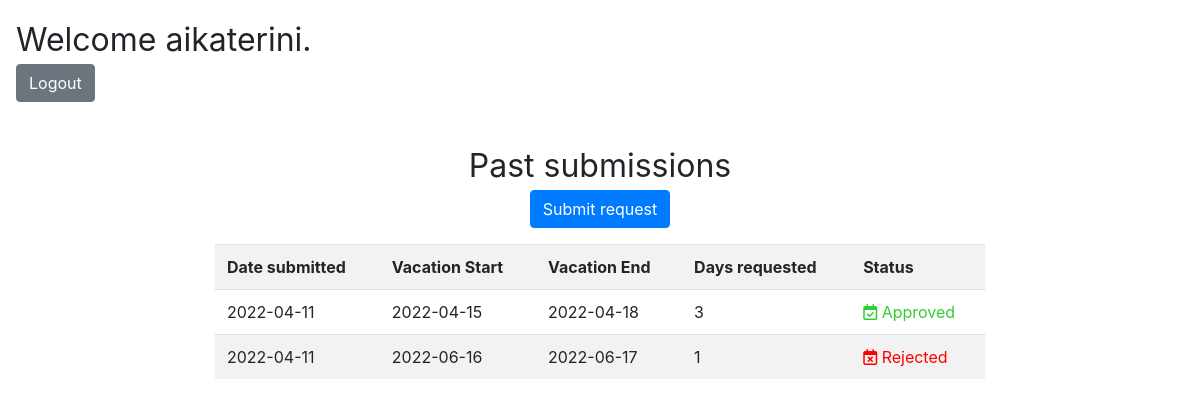
Screenshot of /employees/dashboard.php (signed in) with the database file from the repository.
### tables this page shows
CREATE TABLE `submissions` (
  `id` int(11) NOT NULL,
  `date_submitted` date NOT NULL DEFAULT current_timestamp(),
  `vacstart` date NOT NULL,
  `vacend` date NOT NULL,
  `totaldays` int(11) NOT NULL,
  `statusid` int(11) NOT NULL,
  `employeeid` int(11) NOT NULL,
  `reason` varchar(550) DEFAULT NULL,
  `submitkey` varchar(50) NOT NULL
);

CREATE TABLE `stsubmission` (
  `id` int(11) NOT NULL,
  `status` varchar(20) NOT NULL
);

### employees/dashboard.php (the view, shortened to what this page needs)
<?php
include ('../includes/dbconn.php');
?>
<html>
<head>
    <link rel="stylesheet" href="../css/dashboard.css">
    <link rel="stylesheet" href="https://cdn.jsdelivr.net/npm/bootstrap@4.6.1/dist/css/bootstrap.min.css">
</head>
<body>
<?php
if(isset($_SESSION["empname"])) {
?>
    <p class="userinfo"> Welcome <?php echo $_SESSION["empname"]; ?>.<br>
        <a class="btn btn-secondary" href="logout.php" tite="Logout">Logout </a></p><br>
    <?php
    $sql = "SELECT submissions.*,stsubmission.status FROM employees, submissions, stsubmission WHERE stsubmission.id=submissions.statusid and employees.id = submissions.employeeid and employeeid = '" . $_SESSION['empid'] . "' ORDER BY submissions.date_submitted DESC";
    $result = $conn->query($sql);
    echo "<p class='tabletitle'>Past submissions<br><a class='btn btn-primary' style='text-decoration: none;color: white;' href='submit.php' tite='Submit request'>Submit request</a></p>";
    if ($result->num_rows > 0) {
        echo "<div class='container col-md-8'><table class='table table-striped table-hover'><tr><th>Date submitted</th><th>Vacation Start</th><th>Vacation End</th><th>Days requested</th><th>Status</th></tr>";
        while($row = $result->fetch_assoc()) {
            if($row["statusid"] == 2){
                $icon="<i class='far fa-calendar-check' style='color: limegreen'></i>";
                $color="limegreen";
            }elseif ($row["statusid"] == 3){
                $icon="<i class='far fa-calendar-times' style='color: red'></i>";
                $color="red";
            }else{
                $icon="<i class='fas fa-spinner fa-pulse'></i>";
                $color="black";
            }
            echo "<tr><td>".$row["date_submitted"]."</td><td>".$row["vacstart"]."</td><td>".$row["vacend"]."</td><td>".$row["totaldays"]."</td><td style='color: ".$color.";'>". $icon."  ".$row["status"]."</td></tr>";
        }
        echo "</table></div></div>";
        }
     else {
         echo "<p style='text-align: center'>no past submissions found</p>";
    }
    ?>
<?php
}else echo "<h1 style='text-align: center'>Please login first</h1><br><p id='loginpage'><button type='button' class='btn btn-primary'><a href='../index.php' style='text-decoration: none;color: white;'>Login Page </a></button></p>";
?>
</body>
</html>

### css/dashboard.css (style rules this page uses)
.userinfo { margin: 1rem; font-size: xx-large; }
.tabletitle { text-align: center; font-size: xx-large; }

### rows the page displays
submissions: date_submitted "2022-04-11", vacstart "2022-04-15", vacend "2022-04-18", totaldays "3", statusid.status "Approved"
submissions: date_submitted "2022-04-11", vacstart "2022-06-16", vacend "2022-06-17", totaldays "1", statusid.status "Rejected"

### other values shown
$_SESSION["empname"] "aikaterini"
